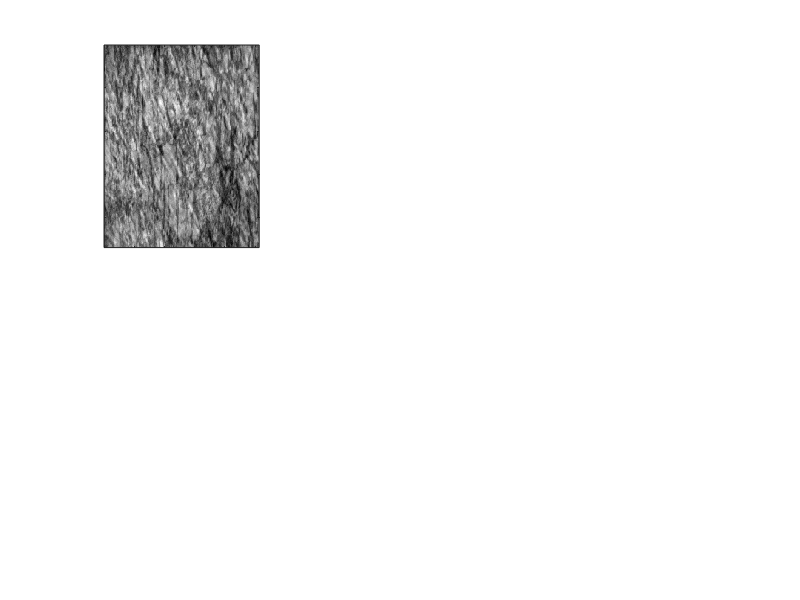

MATLAB code for this plot: (Note: this script raises an error after producing the figure.)
myst_imgs = load("mystery_images.mat").mystery_images;

figure
colormap('gray');
idx=1;
for img = myst_imgs
    subplot(2,3,idx);
    im = imagesc(img{:});
    set(gca,'xticklabel',[]);
    set(gca,'yticklabel',[]);
    title(sprintf('%s',string(idx)));
    idx = idx+1;
end
saveas(gcf,'mystery_images.png');

% FASTICA(mixedsig) estimates the independent components from given
% multidimensional signals. Each row of matrix mixedsig is one
% observed signal.  FASTICA uses Hyvarinen's fixed-point algorithm,
% see http://www.cis.hut.fi/projects/ica/fastica/. Output from the
% function depends on the number output arguments:

mixedsig = zeros(numel(myst_imgs),numel(myst_imgs{1}));

idx=1;
for img = myst_imgs
    mixedsig(idx,:) = img{:}(:);
    idx = idx+1;
end

% [icasig, A, W] = FASTICA (mixedsig); the rows of icasig contain the
% estimated independent components, estimated separating
% matrix W and the corresponding mixing matrix A.

[dim1, dim2] = size(myst_imgs{1});
numruns=3;

ica_imgs = zeros(numruns, numel(myst_imgs), dim1*dim2);

for j = 1:numruns

    [icasig, A, W] = fastica(mixedsig);
    ica_imgs(j,:,:) = icasig;
end

save('1d_icasig.mat','icasig');
save('1d_A.mat','A');
save('1d_W.mat','W');

figure
colormap('gray');

jdx=1;
for ica_run_idx = 1:size(ica_imgs,1)
    ica_run = squeeze(ica_imgs(ica_run_idx,:,:));
    idx=1;
    for ica_im = ica_run.'
        subplot(numruns, size(icasig,1), jdx);
        im = imagesc(reshape(ica_im, dim1, dim2));
        set(gca,'xticklabel',[]);
        set(gca,'yticklabel',[]);
        title(sprintf('ICA source %s',string(idx)));
        idx = idx+1;
        jdx = jdx+1;
    end
end

saveas(gcf,'ica.png');
